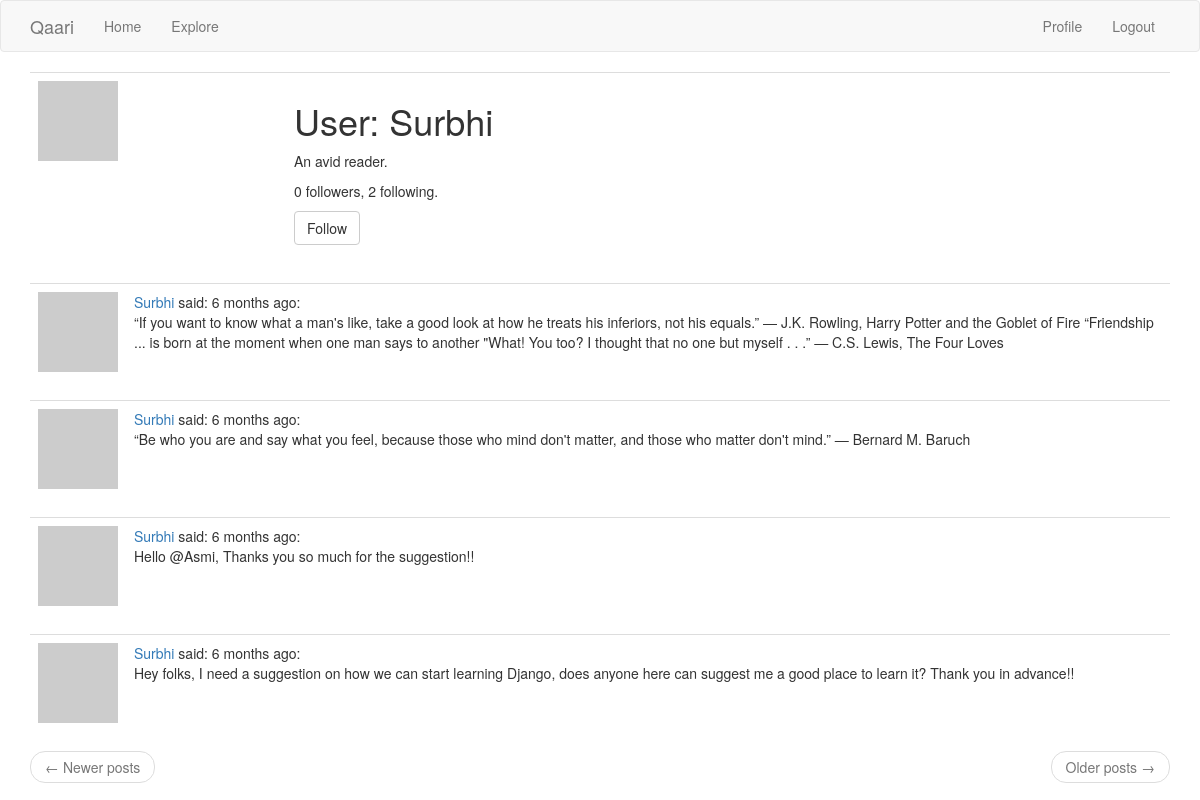
Screenshot of /user/Surbhi (signed in) with the database file from the repository.
### app/models.py (models this page shows, shortened)
class User(UserMixin, db.Model):
    id = db.Column(db.Integer, primary_key=True)
    username = db.Column(db.String(64), index=True, unique=True)
    email = db.Column(db.String(120), index=True, unique=True)
    password_hash = db.Column(db.String(128))
    about_me = db.Column(db.String(140))
    last_seem = db.Column(db.DateTime, default=datetime.utcnow)
    posts = db.relationship('Post', backref='author', lazy='dynamic')
    followed = db.relationship(
        'User', secondary=followers,
        primaryjoin=(followers.c.follower_id == id),
        secondaryjoin=(followers.c.followed_id == id),
        backref=db.backref('followers', lazy='dynamic'), lazy='dynamic')
    def is_following(self, user):
        return self.followed.filter(
            followers.c.followed_id == user.id).count() > 0
    def avatar(self, size):
        digest = md5(self.email.lower().encode('utf-8')).hexdigest()
        return 'https://www.gravatar.com/avatar/{}?d=identicon&s={}'.format(
            digest, size)

class Post(db.Model):
    id = db.Column(db.Integer, primary_key=True)
    body = db.Column(db.String(140))
    timestamp = db.Column(db.DateTime, index=True, default=datetime.utcnow)
    user_id = db.Column(db.Integer, db.ForeignKey('user.id'))

### app/main/routes.py (the view)
@bp.route('/user/<username>')
@login_required
def user(username):
    user = User.query.filter_by(username=username).first_or_404()
    page = request.args.get('page', 1, type=int)
    posts = user.posts.order_by(Post.timestamp.desc()).paginate(
        page, current_app.config['POSTS_PER_PAGE'], False)
    next_url = url_for('main.user', username=user.username,
                       page=posts.next_num) if posts.has_next else None
    prev_url = url_for('main.user', username=user.username,
                       page=posts.prev_num) if posts.has_prev else None
    form = EmptyForm()
    return render_template('user.html', user=user, posts=posts.items,
                           next_url=next_url, prev_url=prev_url, form=form)

### app/main/forms.py
class EmptyForm(FlaskForm):
    submit = SubmitField('Submit')

### app/main/routes.py (called while the page is built)
@bp.before_app_request
def before_request():
    if current_user.is_authenticated:
        current_user.last_seen = datetime.utcnow()
        db.session.commit()

### app/models.py (called while the page is built)
@login.user_loader
def load_user(id):
    return User.query.get(int(id))

### app/templates/user.html (shortened to what this page needs)
{% extends "base.html" %}
{% block app_content %}
    <table class="table table-hover">
        <tr>
            <td width="256px"><img src="{{ user.avatar(256) }}"></td>
            <td>
                <h1>User: {{ user.username }}</h1>
                {% if user.about_me %}<p>{{ user.about_me }}</p>{% endif %}
                <p>{{ user.followers.count() }} followers, {{ user.followed.count() }} following.</p>
                {% if user == current_user %}
                <p><a href="{{ url_for('main.edit_profile') }}">Edit your profile</a></p>
                {% elif not current_user.is_following(user) %}
                <p>
                    <form action="{{ url_for('main.follow', username=user.username) }}" method="post">
                        {{ form.submit(value='Follow', class_='btn btn-default') }}
                    </form>
                </p>
                {% endif %}
            </td>
        </tr>
    </table>
    {% for post in posts %}
        {% include '_post.html' %}
    {% endfor %}
    <nav aria-label="...">
        <ul class="pager">
            <li class="previous{% if not prev_url %} disabled{% endif %}">
                <a href="{{ prev_url or '#' }}">
                    <span aria-hidden="true">&larr;</span> Newer posts
                </a>
            </li>
            <li class="next{% if not next_url %} disabled{% endif %}">
                <a href="{{ next_url or '#' }}">
                    Older posts <span aria-hidden="true">&rarr;</span>
                </a>
            </li>
        </ul>
    </nav>
{% endblock %}

### app/templates/_post.html
    <table class="table table-hover">
        <tr>
            <td width="70px">
                <a href="{{ url_for('main.user', username=post.author.username) }}">
                    <img src="{{ post.author.avatar(70) }}" />
                </a>
            </td>
            <td>
                <a href="{{ url_for('main.user', username=post.author.username) }}">
                    {{ post.author.username }}
                </a>
                said: {{ moment(post.timestamp).fromNow() }}:
                <br>
                <span id="post{{ post.id }}">{{ post.body }}</span>
            </td>
        </tr>
    </table>

### rows the page displays
User: username "Surbhi", about_me "An avid reader."
Post: author.username "Surbhi", timestamp "6 months ago", body "“If you want to know what a man's like, take a good look at how he treats his inferiors, not his equals.” ― J.K. Rowling, Harry Potter and the Goblet of Fire “Friendship ... is born at the moment when one man says to another \"What! You too? I thought that no one but myself . . .” ― C.S. Lewis, The Four Loves"
Post: author.username "Surbhi", timestamp "6 months ago", body "“Be who you are and say what you feel, because those who mind don't matter, and those who matter don't mind.” ― Bernard M. Baruch"
Post: author.username "Surbhi", timestamp "6 months ago", body "Hello @Asmi, Thanks you so much for the suggestion!!"
Post: author.username "Surbhi", timestamp "6 months ago", body "Hey folks, I need a suggestion on how we can start learning Django, does anyone here can suggest me a good place to learn it? Thank you in advance!!"

### other values shown
{{ user.followers.count() }} "0"
{{ user.followed.count() }} "2"
